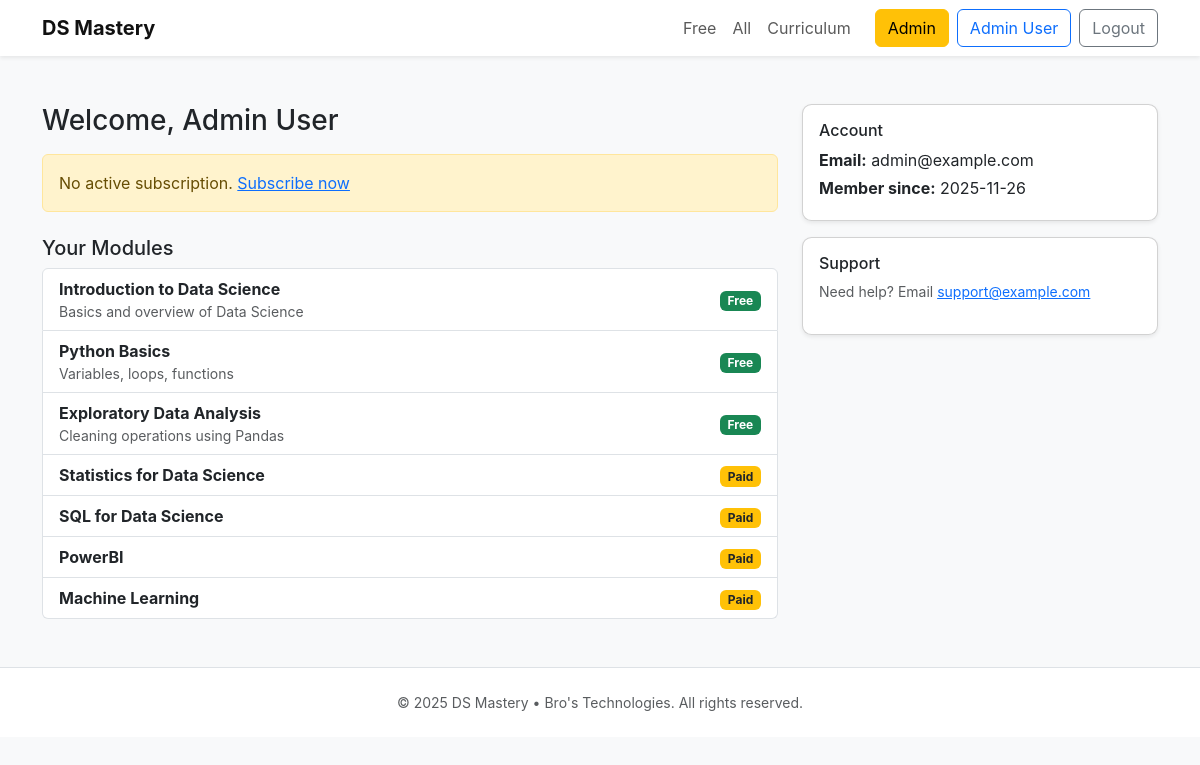
The page /dashboard (signed in) on the database its author committed.
### app/models.py (models this page shows)
class User(UserMixin, db.Model):
    id = db.Column(db.Integer, primary_key=True)
    email = db.Column(db.String(200), unique=True, nullable=False)
    password_hash = db.Column(db.String(200), nullable=False)
    full_name = db.Column(db.String(200))
    is_admin = db.Column(db.Boolean, default=False)
    created_at = db.Column(db.DateTime, server_default=func.now())
    subscription = db.relationship("Subscription", uselist=False, back_populates="user")
    payments = db.relationship("Payment", back_populates="user")
    progress = db.relationship("Progress", back_populates="user", cascade="all, delete-orphan")
    def has_active_subscription(self):
        s = self.subscription
        if not s:
            return False
        return s.is_active()
    def check_admin(self):
        from config import ADMIN_EMAILS
        return self.email in ADMIN_EMAILS or self.is_admin

class Module(db.Model):
    id = db.Column(db.Integer, primary_key=True)
    slug = db.Column(db.String(150), unique=True, nullable=False)
    title = db.Column(db.String(200), nullable=False)
    description = db.Column(db.Text)
    is_free = db.Column(db.Boolean, default=False)
    content_html = db.Column(db.Text)
    order = db.Column(db.Integer, default=0)
    lessons = db.relationship("Lesson", back_populates="module", cascade="all, delete-orphan")

### app/main.py (the view)
@main_bp.route("/dashboard")
@login_required
def dashboard():
    modules = Module.query.order_by(Module.order.asc(), Module.id.asc()).all()
    return render_template("dashboard.html", modules=modules)

### app/__init__.py (called while the page is built)
def create_app():
    app = Flask(
        __name__,
        template_folder="templates",
        static_folder="static"
    )
    app.config.from_object(Config)
    db.init_app(app)
    login_manager.init_app(app)
    migrate.init_app(app, db)
    login_manager.login_view = "auth.login"   # if route is /auth/login
    login_manager.login_message_category = "info"
    from .auth import auth_bp
    from .main import main_bp
    from .payments import payments_bp
    from .admin_ui import admin_bp
    app.register_blueprint(auth_bp)
    app.register_blueprint(main_bp)
    app.register_blueprint(payments_bp)
    app.register_blueprint(admin_bp)  # URL prefix is inside admin_bp
    @app.context_processor
    def inject_globals():
        from datetime import datetime
        return {
            "current_year": datetime.now().year
        }
    return app

### app/auth.py (called while the page is built)
@login_manager.user_loader
def load_user(user_id):
    return User.query.get(int(user_id))

### app/templates/dashboard.html
{% extends "base.html" %}
{% block content %}
<div class="row">
  <div class="col-md-8">
    <h3 class="mb-3">Welcome, {{ current_user.full_name or current_user.email }}</h3>
    {% if current_user.has_active_subscription() %}
      <div class="alert alert-success">Subscription active until {{ current_user.subscription.end_date.strftime('%Y-%m-%d') if current_user.subscription.end_date else 'N/A' }}</div>
    {% else %}
      <div class="alert alert-warning">No active subscription. <a href="{{ url_for('payments.checkout', months=1) }}">Subscribe now</a></div>
    {% endif %}
    <h5 class="mt-4">Your Modules</h5>
    <div class="list-group">
      {% for m in modules %}
        <a class="list-group-item list-group-item-action d-flex justify-content-between align-items-center" href="{{ url_for('main.module_page', slug=m.slug) }}">
          <div>
            <strong>{{ m.title }}</strong>
            <div class="small text-muted">{{ m.description[:100] }}{% if m.description|length>100 %}...{% endif %}</div>
          </div>
          <div>
            {% if m.is_free %}<span class="badge bg-success">Free</span>{% else %}
              {% if current_user.has_active_subscription() %}
                <span class="badge bg-primary">Unlocked</span>
              {% else %}
                <span class="badge bg-warning text-dark">Paid</span>
              {% endif %}
            {% endif %}
          </div>
        </a>
      {% endfor %}
    </div>
  </div>
  <div class="col-md-4">
    <div class="card shadow-sm mb-3">
      <div class="card-body">
        <h6>Account</h6>
        <p class="mb-1"><strong>Email:</strong> {{ current_user.email }}</p>
        <p class="mb-1"><strong>Member since:</strong> {{ current_user.created_at.strftime('%Y-%m-%d') }}</p>
      </div>
    </div>
    <div class="card shadow-sm">
      <div class="card-body">
        <h6>Support</h6>
        <p class="small text-muted">Need help? Email <a href="mailto:support@example.com">support@example.com</a></p>
      </div>
    </div>
  </div>
</div>
{% endblock %}

### app/templates/base.html (shortened to what this page needs)
<!doctype html>
<html lang="en">
<head>
    <link href="https://cdn.jsdelivr.net/npm/bootstrap@5.3.2/dist/css/bootstrap.min.css" rel="stylesheet">
    <link href="{{ url_for('static', filename='css/styles.css') }}" rel="stylesheet">
</head>
<body class="bg-light">
<nav class="navbar navbar-expand-lg bg-white shadow-sm">
    <div class="container">
        <a class="navbar-brand fw-bold" href="{{ url_for('main.home') }}">DS Mastery</a>
        <div class="collapse navbar-collapse" id="nav">
            <ul class="navbar-nav ms-auto me-3">
                <li class="nav-item"><a class="nav-link" href="{{ url_for('main.free_list') }}">Free</a></li>
                <li class="nav-item"><a class="nav-link" href="{{ url_for('main.modules_list') }}">All</a></li>
                <li class="nav-item"><a class="nav-link" href="{{ url_for('main.home') }}#curriculum">Curriculum</a></li>
            </ul>
            <div class="d-flex">
                {% if current_user.is_authenticated %}
                    {% if current_user.check_admin() %}
                        <a href="{{ url_for('admin_ui.index') }}" class="btn btn-warning me-2">
                            Admin
                        </a>
                    {% endif %}
                    <a class="btn btn-outline-primary me-2" href="{{ url_for('main.dashboard') }}">
                        {{ current_user.full_name or current_user.email }}
                    </a>
                    <a class="btn btn-outline-secondary" href="{{ url_for('auth.logout') }}">
                        Logout
                    </a>
                {% endif %}
            </div>
        </div>
    </div>
</nav>
<main class="py-5">
    <div class="container">
        {% block content %}{% endblock %}
    </div>
</main>
<footer class="bg-white py-4 border-top">
    <div class="container text-center small text-muted">
        © {{ current_year }} DS Mastery • Bro's Technologies. All rights reserved.
    </div>
</footer>
</body>
</html>

### app/static/css/styles.css (style rules this page uses)
body { font-family: Inter, system-ui, -apple-system, "Segoe UI", Roboto, "Helvetica Neue", Arial; background: #f8f9fb; }
.navbar-brand { font-weight:700; color:#111; }
.card { border-radius: .6rem; }

### rows shown on the page
User: full_name "Admin User", email "admin@example.com", created_at "2025-11-26"
Module: title "Introduction to Data Science", description "Basics and overview of Data Science", is_free "Free"
Module: title "Python Basics", description "Variables, loops, functions", is_free "Free"
Module: title "Exploratory Data Analysis", description "Cleaning operations using Pandas", is_free "Free"
Module: title "Statistics for Data Science", is_free "Paid"
Module: title "SQL for Data Science", is_free "Paid"
Module: title "PowerBI", is_free "Paid"
Module: title "Machine Learning", is_free "Paid"
